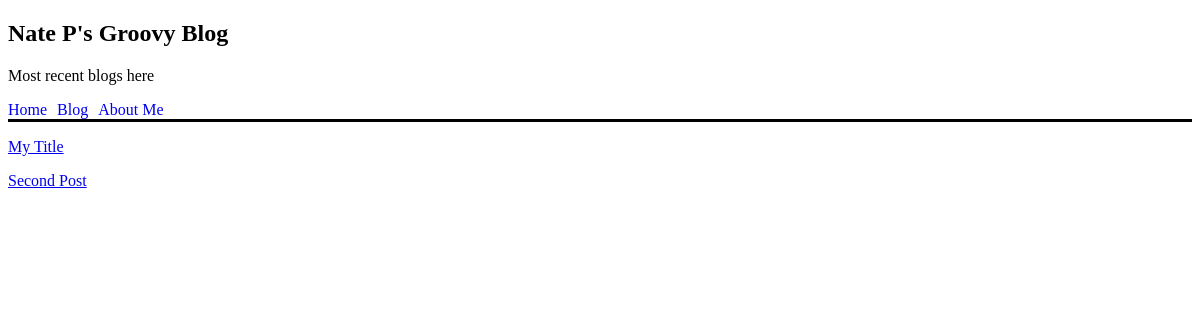
The page /blog/ on the database as committed earlier.
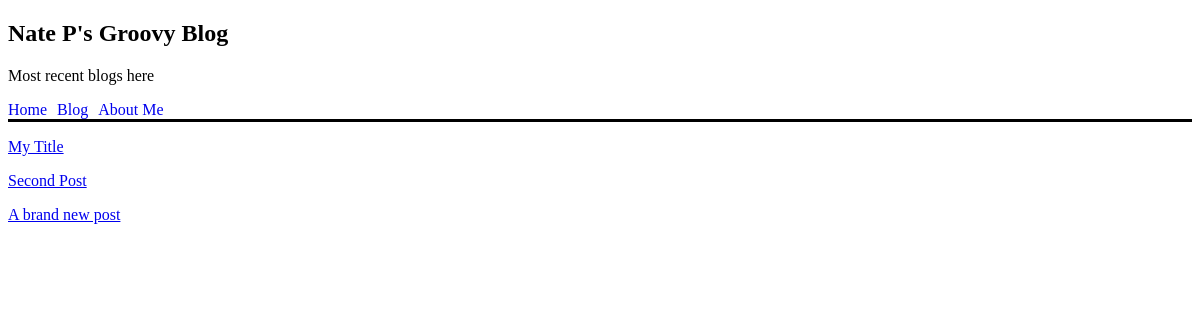
The same page on the database as committed later.
### blog/models.py (models this page shows)
class Post(models.Model):
    def __str__(self):
        return self.post_title
    post_body = models.TextField()
    post_title = models.CharField(max_length=20)
    published_at = models.DateField(null=True, blank=True)
    updated_at = models.DateField(auto_now_add=True)
    author = models.ForeignKey(Author, on_delete=models.CASCADE)

### blog/views.py (the view)
# urls.py: path("", index, name="home"),
def index(request):
    content = Post.objects.all()
    return render(request, "blog/index.html", context={"content": content})

### blog/templates/blog/index.html
{% extends "base_templates/index.html" %}
{% block page_title %}
<h2>
    Nate P's Groovy Blog
</h2>
<p>
    Most recent blogs here
</p>
{% endblock %}
{% block body %}
{% for post in content %}
<p>
    <a href="{% url 'blog:post-page' post.id %}">{{ post }} </a>
</p>
{% endfor %}
{% endblock %}

### personal_site/base_templates/index.html (shortened to what this page needs)
<!DOCTYPE html>
<head>
</head>
<body>
    {% block page_title %}{% endblock %}
    <div>
        <li><a class="home" href="{% url 'home' %}">Home</a></li>
        <li><a class="home" href="{% url 'blog:home' %}">Blog</a></li>
        <li><a class="home" href="{% url 'about-me' %}">About Me</a></li>
    </div>
    {% block body %}
    {% endblock %}
</body>
</html>

### personal_site/base_templates/index.html (style rules this page uses)
li { display: inline; margin: 0px 10px 0px 0px; }
a.home { text-decoration: none; }
div { display: flex; border-bottom: solid black; }

Rows that differ between the two databases and show on the page:
added Post: post_title "A brand new post"
